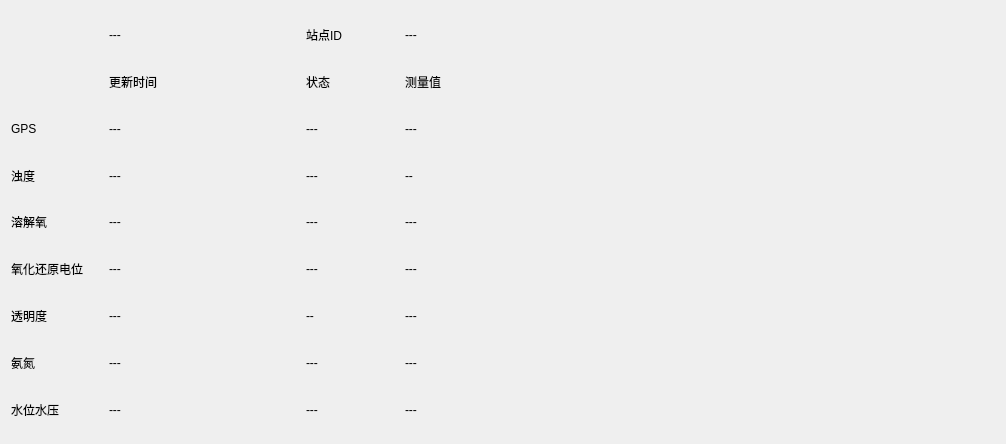
<?xml version="1.0" encoding="UTF-8"?>
<ui version="4.0">
 <class>ProtobufDataDisplayWidget</class>
 <widget class="QWidget" name="ProtobufDataDisplayWidget">
  <property name="geometry">
   <rect>
    <x>0</x>
    <y>0</y>
    <width>1006</width>
    <height>444</height>
   </rect>
  </property>
  <property name="windowTitle">
   <string>Form</string>
  </property>
  <layout class="QVBoxLayout" name="verticalLayout">
   <item>
    <layout class="QGridLayout" name="gridLayout_2" columnstretch="1,2,0,1,6">
     <property name="spacing">
      <number>0</number>
     </property>
     <item row="2" column="1">
      <widget class="QLabel" name="gps_time">
       <property name="text">
        <string>---</string>
       </property>
      </widget>
     </item>
     <item row="0" column="1">
      <widget class="QLabel" name="utc_time">
       <property name="text">
        <string>---</string>
       </property>
      </widget>
     </item>
     <item row="8" column="0">
      <widget class="QLabel" name="label_43">
       <property name="text">
        <string>水位水压</string>
       </property>
      </widget>
     </item>
     <item row="7" column="3">
      <widget class="QLabel" name="nhn_sts">
       <property name="text">
        <string>---</string>
       </property>
      </widget>
     </item>
     <item row="1" column="1">
      <widget class="QLabel" name="label_8">
       <property name="text">
        <string>更新时间</string>
       </property>
      </widget>
     </item>
     <item row="3" column="0">
      <widget class="QLabel" name="label_19">
       <property name="text">
        <string>浊度</string>
       </property>
      </widget>
     </item>
     <item row="6" column="0">
      <widget class="QLabel" name="label_33">
       <property name="text">
        <string>透明度</string>
       </property>
      </widget>
     </item>
     <item row="6" column="1">
      <widget class="QLabel" name="ddm_time">
       <property name="text">
        <string>---</string>
       </property>
      </widget>
     </item>
     <item row="2" column="0">
      <widget class="QLabel" name="label_7">
       <property name="text">
        <string>GPS</string>
       </property>
      </widget>
     </item>
     <item row="6" column="3">
      <widget class="QLabel" name="ddm_sts">
       <property name="text">
        <string>--</string>
       </property>
      </widget>
     </item>
     <item row="3" column="1">
      <widget class="QLabel" name="zs_time">
       <property name="text">
        <string>---</string>
       </property>
      </widget>
     </item>
     <item row="5" column="1">
      <widget class="QLabel" name="orp_time">
       <property name="text">
        <string>---</string>
       </property>
      </widget>
     </item>
     <item row="5" column="0">
      <widget class="QLabel" name="label_29">
       <property name="text">
        <string>氧化还原电位</string>
       </property>
      </widget>
     </item>
     <item row="4" column="3">
      <widget class="QLabel" name="rdo_sts">
       <property name="text">
        <string>---</string>
       </property>
      </widget>
     </item>
     <item row="5" column="3">
      <widget class="QLabel" name="orp_sts">
       <property name="text">
        <string>---</string>
       </property>
      </widget>
     </item>
     <item row="7" column="1">
      <widget class="QLabel" name="nhn_time">
       <property name="text">
        <string>---</string>
       </property>
      </widget>
     </item>
     <item row="1" column="3">
      <widget class="QLabel" name="label_13">
       <property name="text">
        <string>状态</string>
       </property>
      </widget>
     </item>
     <item row="7" column="0">
      <widget class="QLabel" name="label_38">
       <property name="text">
        <string>氨氮</string>
       </property>
      </widget>
     </item>
     <item row="8" column="1">
      <widget class="QLabel" name="wl_time">
       <property name="text">
        <string>---</string>
       </property>
      </widget>
     </item>
     <item row="2" column="3">
      <widget class="QLabel" name="gps_sts">
       <property name="text">
        <string>---</string>
       </property>
      </widget>
     </item>
     <item row="4" column="0">
      <widget class="QLabel" name="label_24">
       <property name="text">
        <string>溶解氧</string>
       </property>
      </widget>
     </item>
     <item row="3" column="3">
      <widget class="QLabel" name="zs_sts">
       <property name="text">
        <string>---</string>
       </property>
      </widget>
     </item>
     <item row="8" column="3">
      <widget class="QLabel" name="wl_sts">
       <property name="text">
        <string>---</string>
       </property>
      </widget>
     </item>
     <item row="4" column="1">
      <widget class="QLabel" name="rdo_time">
       <property name="text">
        <string>---</string>
       </property>
      </widget>
     </item>
     <item row="0" column="3">
      <widget class="QLabel" name="label_6">
       <property name="text">
        <string>站点ID</string>
       </property>
      </widget>
     </item>
     <item row="0" column="4">
      <widget class="QLabel" name="site_id">
       <property name="text">
        <string>---</string>
       </property>
      </widget>
     </item>
     <item row="1" column="4">
      <widget class="QLabel" name="label_11">
       <property name="text">
        <string>测量值</string>
       </property>
      </widget>
     </item>
     <item row="2" column="4">
      <widget class="QLabel" name="gps_val">
       <property name="text">
        <string>---</string>
       </property>
      </widget>
     </item>
     <item row="3" column="4">
      <widget class="QLabel" name="zs_val">
       <property name="text">
        <string>--</string>
       </property>
      </widget>
     </item>
     <item row="4" column="4">
      <widget class="QLabel" name="rdo_val">
       <property name="text">
        <string>---</string>
       </property>
      </widget>
     </item>
     <item row="5" column="4">
      <widget class="QLabel" name="orp_val">
       <property name="text">
        <string>---</string>
       </property>
      </widget>
     </item>
     <item row="6" column="4">
      <widget class="QLabel" name="ddm_val">
       <property name="text">
        <string>---</string>
       </property>
      </widget>
     </item>
     <item row="7" column="4">
      <widget class="QLabel" name="nhn_val">
       <property name="text">
        <string>---</string>
       </property>
      </widget>
     </item>
     <item row="8" column="4">
      <widget class="QLabel" name="wl_val">
       <property name="text">
        <string>---</string>
       </property>
      </widget>
     </item>
    </layout>
   </item>
  </layout>
 </widget>
 <resources/>
 <connections/>
</ui>
